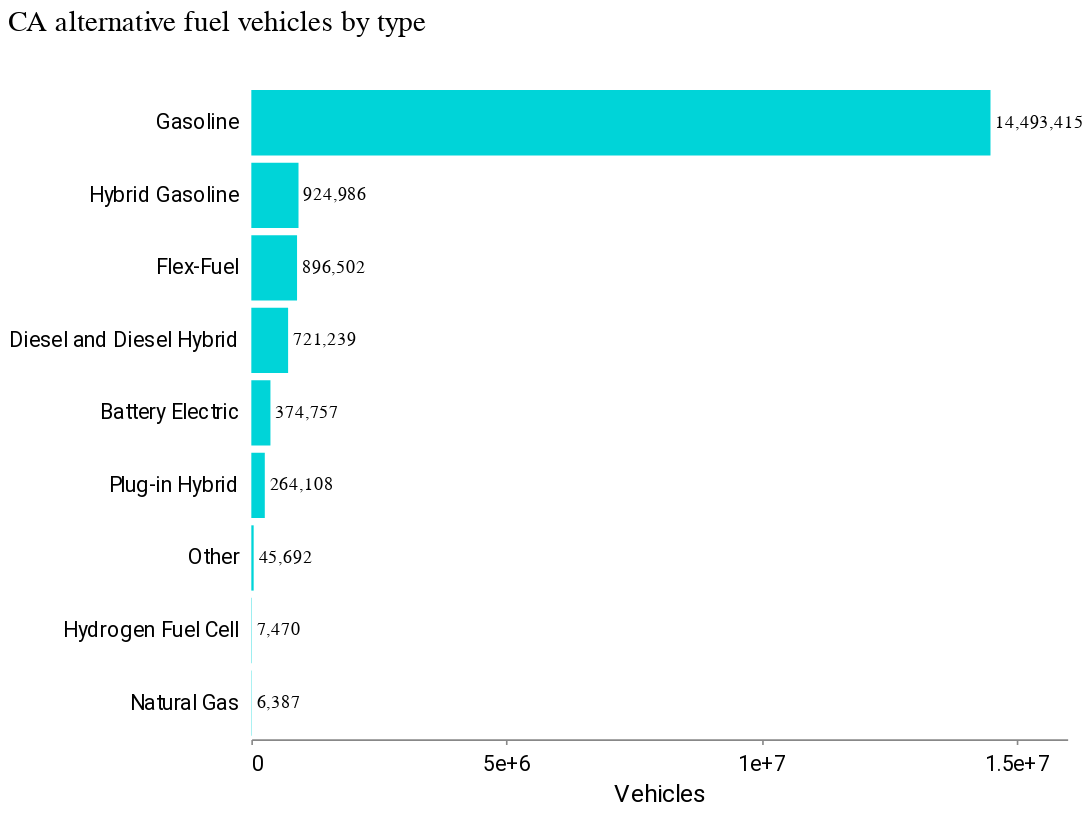

The cell this chart's notebook holds for it:
### Code cell
chart_fuels = (
    alt.Chart(fuel)
    .mark_bar()
    .encode(
        y=alt.Y(
            "fuel:N",
            title=" ",
            sort=alt.EncodingSortField(
                field="vehicles",  # The field to use for the sort
                op="sum",  # The operation to run on the field prior to sorting
                order="descending",  # The order to sort in
            ),
            axis=alt.Axis(format="", tickCount=5),
        ),
        x=alt.X(
            "sum(vehicles):Q", title="Vehicles", axis=alt.Axis(format="", tickCount=5)
        ),
    )
)

chart_fuels_text = chart_fuels.mark_text(
    align="left",
    baseline="middle",
    dx=3,  # Nudges text to right so it doesn't appear on top of the bar
).encode(text=alt.Text("sum(vehicles)", format=","))


(chart_fuels + chart_fuels_text).properties(
    height=400, width=500, title="CA alternative fuel vehicles by type"
)

### Figure 1 — Vega-Lite specification as saved in the notebook (floating-point values rounded to 4 significant figures)
{"config": {"view": {"width": 800, "height": 450, "strokeOpacity": 0}, "background": "#ffffff", "title": {"anchor": "start", "font": "Summit Sans", "fontColor": "palette[\"black\"]", "fontSize": 18, "fontWeight": "normal"}, "arc": {"fill": "#00d4d8"}, "area": {"fill": "#00d4d8"}, "line": {"stroke": "#00d4d8", "strokeWidth": 3}, "path": {"stroke": "#00d4d8"}, "rect": {"fill": "#00d4d8"}, "shape": {"stroke": "#00d4d8"}, "bar": {"fill": "#00d4d8"}, "point": {"stroke": "#00d4d8"}, "symbol": {"fill": "#00d4d8", "size": 30}, "axis": {"titleFont": "Roboto", "titleFontSize": 15, "titleFontWeight": "normal", "labelFont": "Roboto, sans", "labelFontSize": 13, "labelFontWeight": "normal"}, "axisX": {"labelAngle": 0, "labelPadding": 6, "tickSize": 3, "grid": false}, "axisY": {"labelBaseline": "middle", "maxExtent": 45, "minExtent": 45, "titleAlign": "left", "titleAngle": 0, "titleX": -45, "titleY": -11, "domainOpacity": 0, "gridWidth": 0.6, "gridColor": "#dddddd", "offset": 6, "tickSize": 0, "titleColor": "#767676"}, "legend": {"titleFont": "Roboto", "titleFontSize": 15, "titleFontWeight": "normal", "symbolType": "square", "labelFont": "Roboto, sans", "labelFontSize": 13}, "range": {"category": ["#005f66", "#e37e2d", "#d64a3b", "#76b0ef", "#c1bc40"], "diverging": ["#e68a4f", "#f4bb6a", "#f9e39c", "#dadfe2", "#a6b7c6", "#849eae"], "heatmap": ["#7ff6f6", "#00eeef", "#00d4d8", "#00abb2", "#00848b", "#fbf2c7", "#00363d"], "ordinal": ["#7ff6f6", "#00eeef", "#00d4d8", "#00abb2", "#00848b", "#fbf2c7", "#00363d"], "ramp": ["#7ff6f6", "#00eeef", "#00d4d8", "#00abb2", "#00848b", "#fbf2c7", "#00363d"]}}, "layer": [{"mark": "bar", "encoding": {"x": {"aggregate": "sum", "axis": {"format": "", "tickCount": 5}, "field": "vehicles", "title": "Vehicles", "type": "quantitative"}, "y": {"axis": {"format": "", "tickCount": 5}, "field": "fuel", "sort": {"field": "vehicles", "op": "sum", "order": "descending"}, "title": " ", "type": "nominal"}}}, {"mark": {"type": "text", "align": "left", "baseline": "middle", "dx": 3}, "encoding": {"text": {"aggregate": "sum", "field": "vehicles", "format": ",", "type": "quantitative"}, "x": {"aggregate": "sum", "axis": {"format": "", "tickCount": 5}, "field": "vehicles", "title": "Vehicles", "type": "quantitative"}, "y": {"axis": {"format": "", "tickCount": 5}, "field": "fuel", "sort": {"field": "vehicles", "op": "sum", "order": "descending"}, "title": " ", "type": "nominal"}}}], "data": {"name": "data-c2bedd318f504170cea5b00e19b4ead4"}, "height": 400, "title": "CA alternative fuel vehicles by type", "width": 500, "$schema": "https://vega.github.io/schema/vega-lite/v4.17.0.json", "datasets": {"data-c2bedd318f504170cea5b00e19b4ead4": [{"fuel": "Battery Electric", "vehicles": 374757}, {"fuel": "Diesel and Diesel Hybrid", "vehicles": 721239}, {"fuel": "Flex-Fuel", "vehicles": 896502}, {"fuel": "Gasoline", "vehicles": 14493415}, {"fuel": "Hybrid Gasoline", "vehicles": 924986}, {"fuel": "Hydrogen Fuel Cell", "vehicles": 7470}, {"fuel": "Natural Gas", "vehicles": 6387}, {"fuel": "Other", "vehicles": 45692}, {"fuel": "Plug-in Hybrid", "vehicles": 264108}]}}
